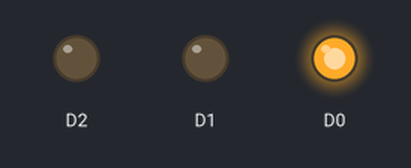
Simulated run of this sketch. Board: ESP8266 (NodeMCU). Parts: output pins drawn as LEDs (lit = HIGH).

Above: at 0.5 s.
At 1.5 s:
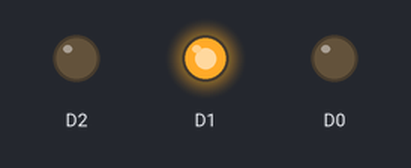
At 5.5 s:
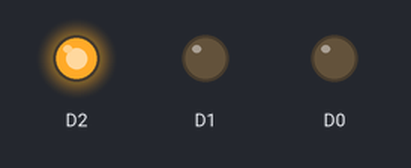
Timing chart, 0 to 6.9 s (numbered marks = the images above):
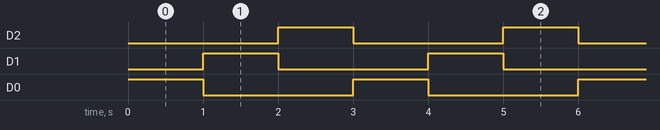

Measured:
- by itself, D2, D1, D0: alternates HIGH for 1.0 s and LOW for 2.0 s
- by itself, everything shown: repeats every 3.0 s, in 4 steps

The sketch:

sketch_sep28b.ino
```cpp
void setup ()
{
  pinMode (D0, OUTPUT) ;
  pinMode (D1, OUTPUT);
  pinMode (D2, OUTPUT);
}
void loop ()
{
  digitalWrite (D0, HIGH);
  delay (1000) ;
  digitalWrite (D0, LOW);
  digitalWrite (D1, HIGH);
  delay (1000);
  digitalWrite (D1, LOW);
  digitalWrite (D2, HIGH);
  delay (1000);
  digitalWrite (D2, LOW);
}
```
